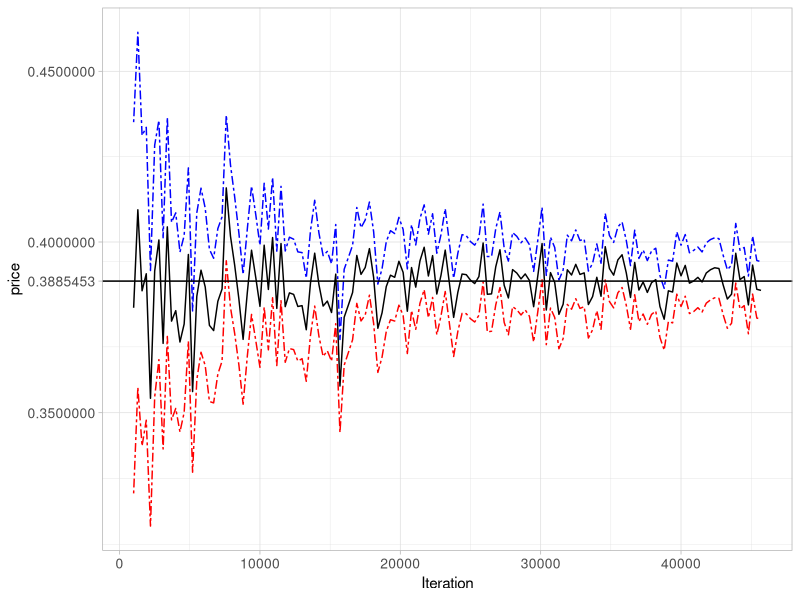

Write the R code that produced this figure.
library(tidyverse)
set.seed(123)

#' ===================================================================
#' A primeira forma de precificação de opções, será a forma analitica
#' essa forma é a partir da equação do modelo de Black-Scholes
#' ===================================================================


bsm <- function(x0, k, r, sigma, t, div.yield, type) {
  d1 <- (log(x0 / k) + (r - div.yield + sigma ^ 2 / 2) * t) / (sigma * sqrt(t))
  d2 <- d1 - sigma * sqrt(t)
  
  if (toupper(type) == "CALL") {
    return(x0 * exp(-div.yield*t) * pnorm(d1) - k * exp(-r * t) * pnorm(d2))
  } else if (toupper(type) == "PUT") {
    return(k * exp(-r * t) * pnorm(-d2) - x0 * exp(-div.yield*t) * pnorm(-d1))
  } else {
    return(print("seleciona o tipo da opção; put ou call"))
  }
  
}

#' Exemplo:
bsm(
  x = 76.5,
  k = 78.97,
  r = 0.1375,
  sigma = 0.35 ,
  t = 11 / 252,
  div.yield = 0.01,
  type = "CALL"
)



#' ======================================================================
#' A segunda forma sera calculada usando o método de monte carlo
#' aqui será calculado tbm o quanto esse método se difere do calculo
#' a partir da formula de Black-Scholes
#' ======================================================================

monte_carlo <-
  function(nsim, x0, k, sigma, t, r, div.yield = 0, type) {
    bsm <- bsm(x = x0, k, r, sigma, t, div.yield,  type)
    
    xt <- x0 * exp((r - div.yield - 0.5 * sigma ^ 2) * t - sigma * sqrt(t) * rnorm(nsim, mean = 0, sd = 1))
    
    if (toupper(type) == "PUT") {
      price <- exp(-r * t) * mean(pmax(k - xt, 0))
    }
    
    if (toupper(type) == "CALL") {
      price <- exp(-r * t) * mean(pmax(xt - k, 0))
    }
    
    lower_bound <- price - 1.96 * sd(exp(-r * t) * pmax(k - xt, 0)) / sqrt(nsim)
    upper_bound <- price + 1.96 * sd(exp(-r * t) * pmax(k - xt, 0)) / sqrt(nsim)
    
    error <- (abs(price - bsm) / price)*100
    
    df <- data.frame(
      n.simulado = nsim,
      monte.carlo = price,
      BSM = round(bsm, 6),
      erro_perc = round(error, 3),
      lower.bound = lower_bound,
      upper.bound = upper_bound
    )
    
    return(df)
  }


monte_carlo(
  nsim = 1000000,
  x0 = 30,
  k = 28,
  sigma = 0.25,
  t = 40 / 252,
  r = 0.035,
  div.yield = 0.01,
  type = "put"
)

#' Vamos plotar um gráfico para ver essa convergencia a medida que se aumenta
#' o numero de iterações


add_y_break <- function(plot, yval) {
  
  #' Esta função adiciona uma linha horizontal em um valor especifico
  #' @param plot deve ser um objeto ggplot
  #' @param yval deve ser o valor ao qual estará a linha horizontal
  
  p2 <- ggplot_build(plot)
  breaks <- p2$layout$panel_params[[1]]$y$breaks
  breaks <- breaks[!is.na(breaks)]
  
  plot +
    geom_hline(yintercept = yval) +
    scale_y_continuous(breaks = sort(c(yval, breaks)))
}


iterations <- seq(1000, 100000, by = 300)

df_sim <- purrr::map_dfr(
  iterations,
  ~ monte_carlo(
    .x,
    x0 = 30,
    k = 28,
    sigma = 0.25,
    t = 40 / 252,
    r = 0.035,
    div.yield = 0.01,
    type = "put"
  )
)

p <- df_sim[1:150, ] %>%
  ggplot(aes(x = n.simulado)) +
  geom_line(aes(y = monte.carlo)) +
  geom_line(aes(y = upper.bound),
            color = "blue",
            linetype = "twodash") +
  geom_line(aes(y = lower.bound),
            color = "red",
            linetype = "twodash") +
  labs(x = "Iteration", y = "price") +
  theme_light() +
  theme(axis.text = element_text(size = 10))

add_y_break(p, bsm(
  x0 = 30,
  k = 28,
  sigma = 0.25,
  t = 40 / 252,
  r = 0.035,
  div.yield = 0.01,
  type = "put")
)

